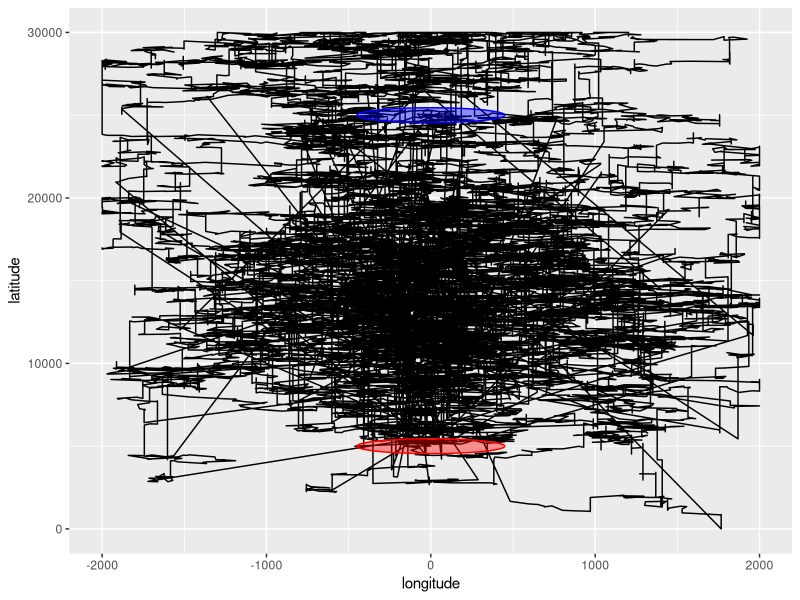
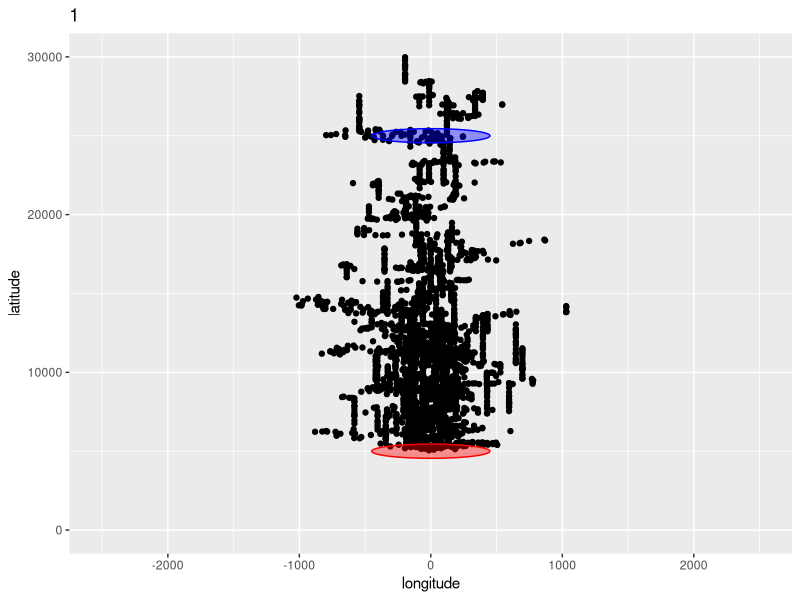
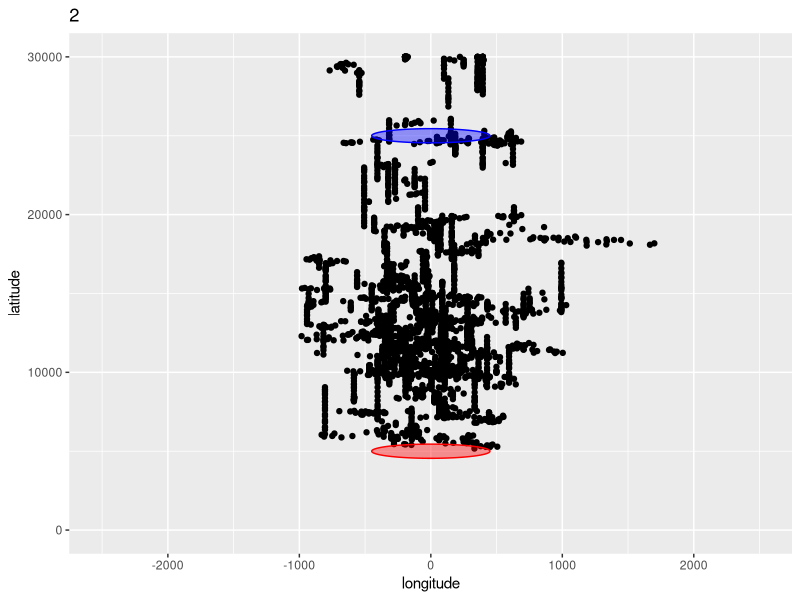
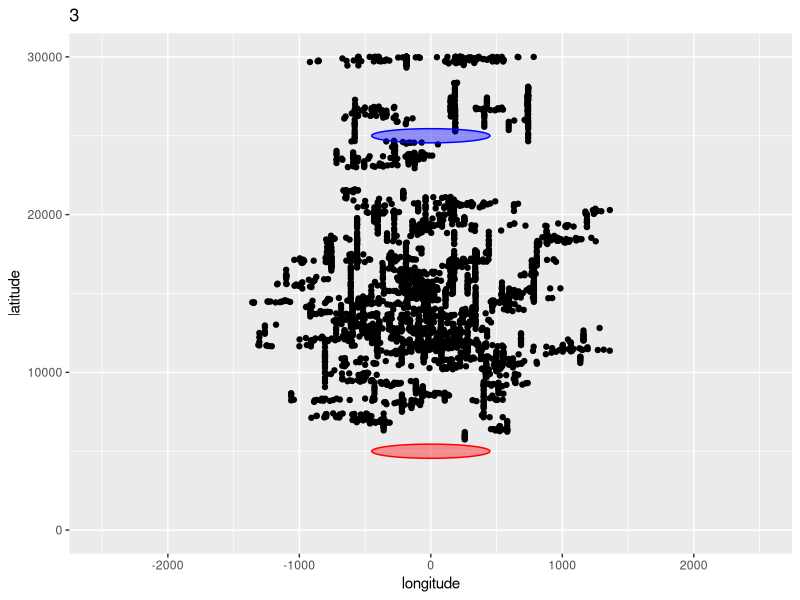
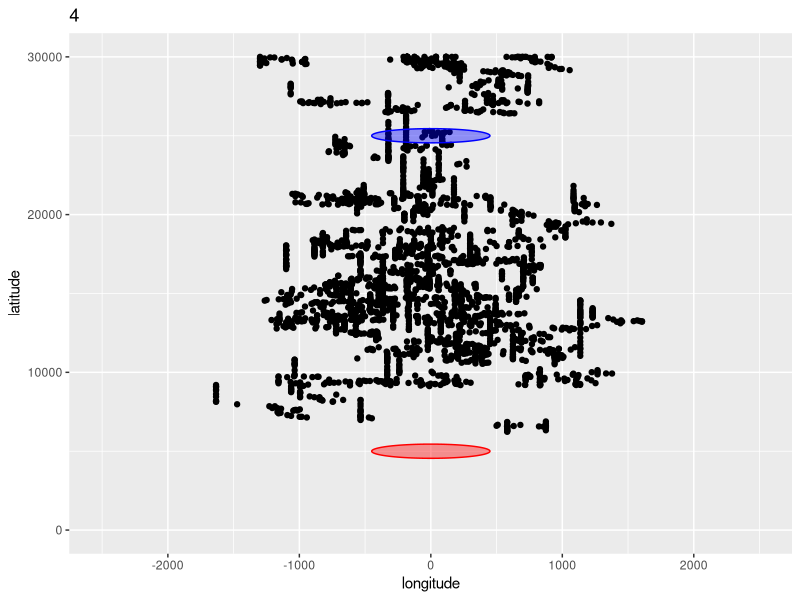
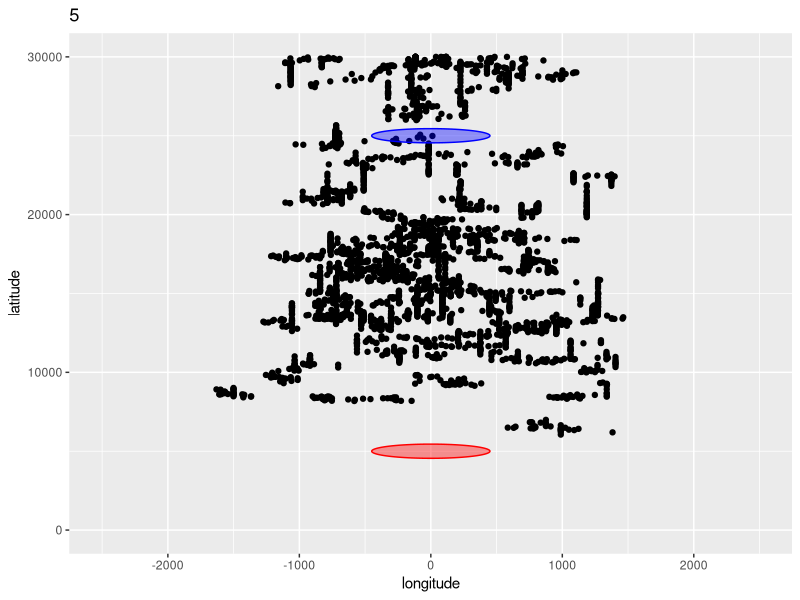
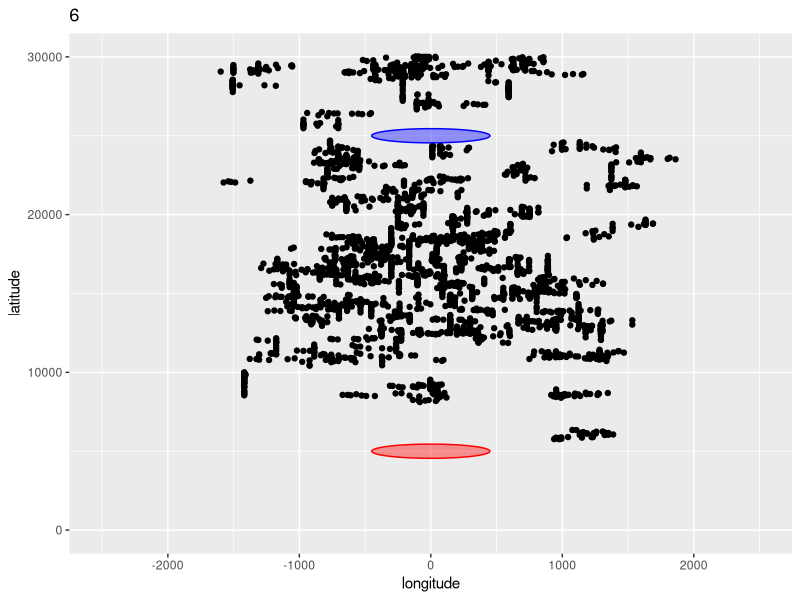
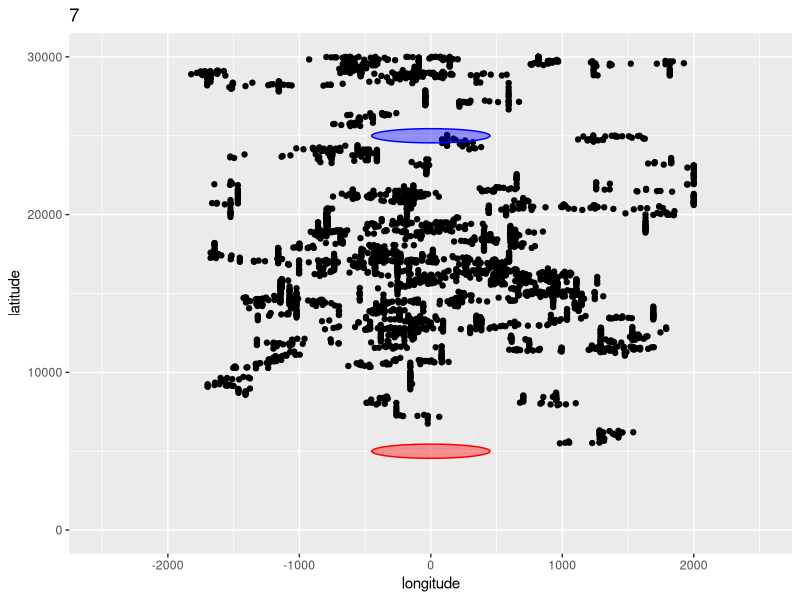

R code for these plots, in order: (Note: this script raises an error after producing the figures.)


library(tidyverse)
library(lubridate)
library(patchwork)
rm(list = ls())

## years, individuals, days, and timesteps
n.years <- 1 # number years to simulate
n.ind <- 100 # number of individuals to simulate
n.days <- 365 # days in year
increment.days <- 60*60*24 # daily increment for each step 
sdt <- "2023-01-01 00:00:00" # start time for timekeeping

## probabilities defining movement
pr <- 0.1 # probability of behavioral state switching
pr_n <- seq(0.9, 0.1, length.out = 12) # month-by-month probabilities of northward vs. southward resource pull

## hydrophone locations
h1_lat <- 5000
h1_lon <- 0
h2_lat <- 25000
h2_lon <- 0

## initial condition bounds
lon_min <- -200
lon_max <- 200
pr2a <- 0.1
pr2b <- 0.3
# south initial conditions
lat_min_s <- 5000
lat_max_s <- 12500
# mid initial conditions
lat_min_m <- 12500
lat_max_m <- 20000
# north initial conditions
lat_min_n <- 20000
lat_max_n <- 27500

## arena boundaries
long_bound_max <- 2000
long_bound_min <- long_bound_max*(-1)
lat_bound_max <- 30000
lat_bound_min <- 0

## set up dfs for detection % by month at each hydrophone
h1_perc <- data.frame(matrix(0,12*n.years,3))
h2_perc <- data.frame(matrix(0,12*n.years,3))
colnames(h1_perc) <- c("yr","month","perc")
colnames(h2_perc) <- c("yr","month","perc")
detection_range <- 450

##### LOOP THROUGH YEARS #####
for (y in 1:n.years) {
  
  ## initialize behavioral state and agent position data frames for the given year
  state.df <- data.frame(matrix(0,n.ind*n.days,4))
  colnames(state.df) <- c("id","step","value","state")
  agent.df <- data.frame(matrix(0,n.ind*n.days,10))
  colnames(agent.df) <- c("yr","month","id","datetime","step","longitude","latitude","heading","dist_h1","dist_h2")
  class(agent.df$datetime) <- 'POSIXct'
  
  ##### LOOP THROUGH INDIVIDUALS FOR EACH YEAR #####
  for (i in 1:n.ind) {
    
    ##### LOOP THROUGH DAYS FOR EACH INDIVIDUAL #####
    for (d in 1:n.days) {
      ## progress tracker
      print(paste('year:',y,'|| individual:',i,'|| day:',d))
      ## index placeholder 
      k <- (i-1)*n.days + d
      
      ##### calculate agent information for the given day
      ## if day 1 of year 1:
      if (y == 1 & d == 1) {
        ## auxiliary information
        agent.df$datetime[k] <- as.POSIXct(strptime(sdt, "%Y-%m-%d %H:%M:%S") + (d-1)*increment.days)
        agent.df$yr[k] <- y
        agent.df$month[k] <- month(agent.df$datetime[k])
        agent.df$id[k] <- i
        agent.df$step[k] <- d
        ## behavioral state
        state.df$id[k] <- i
        state.df$step[k] <- d
        rand <- runif(1,0,1)
        if (rand >= 0.5) {
          state.df$value[k] <- rand
          state.df$state[k] <- 'Forage'
        } else {
          state.df$value[k] <- rand
          state.df$state[k] <- 'Search'
        }
        ## position
        agent.df$longitude[k] <- runif(1,lon_min,lon_max)
        x <- runif(1,0,1)
        if (x < pr2a) {
          agent.df$latitude[k] <- runif(1,lat_min_n,lat_max_n)
        } else if (x < pr2b & x > pr2a) {
          agent.df$latitude[k] <- runif(1,lat_min_m,lat_max_m)
        } else {
          agent.df$latitude[k] <- runif(1,lat_min_s,lat_max_s)
        }
      
        ## heading
        agent.df$heading[k] <- runif(1,0.0001,360)
        ## distances from hydrophones
        agent.df$dist_h1[k] <- sqrt((h1_lat - agent.df$latitude[k])^2 + (h1_lon - agent.df$longitude[k])^2)
        agent.df$dist_h2[k] <- sqrt((h2_lat - agent.df$latitude[k])^2 + (h2_lon - agent.df$longitude[k])^2)
      } 
      
      ## if day 1 but year > 1:
      else if (y > 1 & d == 1) {
        ## get info from day 365 of the previous year for the present individual
        old.state <- state.lastyear %>% filter(id == i)
        old.agent <- agent.lastyear %>% filter(id == i)
        ## auxiliary information
        agent.df$datetime[k] <- as.POSIXct(strptime(sdt, "%Y-%m-%d %H:%M:%S") + (d-1)*increment.days)
        agent.df$yr[k] <- y
        agent.df$month[k] <- month(agent.df$datetime[k])
        agent.df$id[k] <- i
        agent.df$step[k] <- d
        ## behavioral state
        state.df$id[k] <- i
        state.df$step[k] <- d
        prev.state <- old.state$state[1]
        rand <- runif(1,0,1)
        if (rand >= pr && prev.state == 'Forage' ) {
          state.df$value[k] <- rand
          state.df$state[k] <- 'Forage'
        } else if (rand < pr && prev.state == 'Forage') {
          state.df$value[k] <- rand
          state.df$state[k] <- 'Search'
        } else if (rand >= pr && prev.state == 'Search') {
          state.df$value[k] <- rand
          state.df$state[k] <- 'Search'
        } else if (rand < pr && prev.state == 'Search') {
          state.df$value[k] <- rand
          state.df$state[k] <- 'Forage'
        }
        ## position and heading
        if (state.df$state[k] == 'Forage') {
          step <- rgamma(1, shape = 2, rate = 2) * 100
          # Uniform distribution for direction during forage state
          agent.df$heading[k] <- runif(1,0.0001,360)
          # Determine the angle to perform trig
          angle <- 0 
          if (agent.df$heading[k] > 0 &&  agent.df$heading[k] <= 90) {
            angle <- (90 -  agent.df$heading[k])
          } else if (agent.df$heading[k] > 90 && agent.df$heading[k] <= 180) {
            angle <- (agent.df$heading[k] - 90)
          } else if (agent.df$heading[k] > 180 && agent.df$heading[k] <= 270) {
            angle <- (270 - agent.df$heading[k])
          } else {
            angle <- (agent.df$heading[k] - 270)
          }
          # Use sine to determine the movement in y (latitude)
          rad_y <- angle*0.0174532925
          y_change <- sin(rad_y)*step
          # Use cosine to determine the movement in x (longitude)
          rad_x <- angle*0.0174532925
          x_change <- cos(rad_x)*step
          # Determine whether to add or subtract new value based on heading
          if (agent.df$heading[k] > 270 && agent.df$heading[k] <= 360 || agent.df$heading[k] > 0 && agent.df$heading[k] <= 90) {
            agent.df$latitude[k] <- old.agent$latitude[1] + y_change
          } else {
            agent.df$latitude[k] <- old.agent$latitude[1] - y_change
          }
          if (agent.df$heading[k] > 0 && agent.df$heading[k] <= 180) {
            agent.df$longitude[k] <- old.agent$longitude[1] + x_change
          } else {
            agent.df$longitude[k] <- old.agent$longitude[1] - x_change
          }
        } 
        else if (state.df$state[k] == 'Search') {
          step <- runif(1,0,300)
          # Use N-S search heading probabilities for search behavioral state
          n_s <- runif(1,0,1)
          if (n_s < pr_n[agent.df$month[k]]) {
            agent.df$heading[k] <- 0
          } else {
            agent.df$heading[k] <- 180
          }
          # Determine the angle to perform trig
          angle <- 0 
          if (agent.df$heading[k] > 0 && agent.df$heading[k] <= 90) {
          angle <- (90 - agent.df$heading[k])
          } else if (agent.df$heading[k] > 90 && agent.df$heading[k] <= 180) {
          angle <- (agent.df$heading[k] - 90)
          } else if (agent.df$heading[k] > 180 && agent.df$heading[k] <= 270) {
          angle <- (270 - agent.df$heading[k])
          } else {
          angle <- (agent.df$heading[k] - 270)
          }
          # Use sine to determine the movement in y (latitude)
          rad_y <- angle*0.0174532925
          y_change <- sin(rad_y)*step
          # x_change is zero for n-s resource tracking behavior
          x_change <- 0
          # new positions
          agent.df$longitude[k] <- old.agent$longitude[1] + x_change
          if (agent.df$heading[k] > 270 && agent.df$heading[k] <= 360 || agent.df$heading[k] >= 0 && agent.df$heading[k] <= 90) {
            agent.df$latitude[k] <- old.agent$latitude[1] + y_change
          } else {
            agent.df$latitude[k] <- old.agent$latitude[1] - y_change
          }
        }
        ## keep position within arena
        if (agent.df$longitude[k] > long_bound_max) {
          agent.df$longitude[k] <- long_bound_max
        } 
        else if (agent.df$longitude[k] < long_bound_min) {
          agent.df$longitude[k] <- long_bound_min
        } else {
          agent.df$longitude[k] <- agent.df$longitude[k]
        }
        if (agent.df$latitude[k] > lat_bound_max) {
          agent.df$latitude[k] <- lat_bound_max
        } 
        else if (agent.df$latitude[k] < lat_bound_min) {
          agent.df$latitude[k] <- lat_bound_min
        } 
        ## distances from hydrophones
        agent.df$dist_h1[k] <- sqrt((h1_lat - agent.df$latitude[k])^2 + (h1_lon - agent.df$longitude[k])^2)
        agent.df$dist_h2[k] <- sqrt((h2_lat - agent.df$latitude[k])^2 + (h2_lon - agent.df$longitude[k])^2)
      }
      
      ## for all other days:
      else {
        ## auxiliary information
        agent.df$datetime[k] <- as.POSIXct(strptime(sdt, "%Y-%m-%d %H:%M:%S") + (d-1)*increment.days)
        agent.df$yr[k] <- y
        agent.df$month[k] <- month(agent.df$datetime[k])
        agent.df$id[k] <- i
        agent.df$step[k] <- d
        ## behavioral state
        state.df$id[k] <- i
        state.df$step[k] <- d
        prev.state <- state.df$state[k-1]
        rand <- runif(1,0,1)
        if (rand >= pr && prev.state == 'Forage' ) {
          state.df$value[k] <- rand
          state.df$state[k] <- 'Forage'
        } else if (rand < pr && prev.state == 'Forage') {
          state.df$value[k] <- rand
          state.df$state[k] <- 'Search'
        } else if (rand >= pr && prev.state == 'Search') {
          state.df$value[k] <- rand
          state.df$state[k] <- 'Search'
        } else if (rand < pr && prev.state == 'Search') {
          state.df$value[k] <- rand
          state.df$state[k] <- 'Forage'
        }
        ## position and heading
        if (state.df$state[k] == 'Forage') {
          step <- rgamma(1, shape = 2, rate = 2) * 100
          # Uniform distribution for direction during forage state
          agent.df$heading[k] <- runif(1,0.0001,360)
          # Determine the angle to perform trig
          angle <- 0 
          if (agent.df$heading[k] > 0 &&  agent.df$heading[k] <= 90) {
            angle <- (90 -  agent.df$heading[k])
          } else if (agent.df$heading[k] > 90 && agent.df$heading[k] <= 180) {
            angle <- (agent.df$heading[k] - 90)
          } else if (agent.df$heading[k] > 180 && agent.df$heading[k] <= 270) {
            angle <- (270 - agent.df$heading[k])
          } else {
            angle <- (agent.df$heading[k] - 270)
          }
          # Use sine to determine the movement in y (latitude)
          rad_y <- angle*0.0174532925
          y_change <- sin(rad_y)*step
          # Use cosine to determine the movement in x (longitude)
          rad_x <- angle*0.0174532925
          x_change <- cos(rad_x)*step
          # Determine whether to add or subtract new value based on heading
          if (agent.df$heading[k] > 270 && agent.df$heading[k] <= 360 || agent.df$heading[k] > 0 && agent.df$heading[k] <= 90) {
            agent.df$latitude[k] <- agent.df$latitude[k-1] + y_change
          } else {
            agent.df$latitude[k] <- agent.df$latitude[k-1] - y_change
          }
          if (agent.df$heading[k] > 0 && agent.df$heading[k] <= 180) {
            agent.df$longitude[k] <- agent.df$longitude[k-1] + x_change
          } else {
            agent.df$longitude[k] <- agent.df$longitude[k-1] - x_change
          }
        } 
        else if (state.df$state[k] == 'Search') {
          step <- runif(1,0,300)
          # Use N-S search heading probabilities for search behavioral state
          n_s <- runif(1,0,1)
          if (n_s < pr_n[agent.df$month[k]]) {
            agent.df$heading[k] <- 0
          } else {
            agent.df$heading[k] <- 180
          }
          # Determine the angle to perform trig
          angle <- 0 
          if (agent.df$heading[k] > 0 && agent.df$heading[k] <= 90) {
            angle <- (90 - agent.df$heading[k])
          } else if (agent.df$heading[k] > 90 && agent.df$heading[k] <= 180) {
            angle <- (agent.df$heading[k] - 90)
          } else if (agent.df$heading[k] > 180 && agent.df$heading[k] <= 270) {
            angle <- (270 - agent.df$heading[k])
          } else {
            angle <- (agent.df$heading[k] - 270)
          }
          # Use sine to determine the movement in y (latitude)
          rad_y <- angle*0.0174532925
          y_change <- sin(rad_y)*step
          # x_change is zero for n-s resource tracking behavior
          x_change <- 0
          # new positions
          agent.df$longitude[k] <- agent.df$longitude[k-1] + x_change
          if (agent.df$heading[k] > 270 && agent.df$heading[k] <= 360 || agent.df$heading[k] >= 0 && agent.df$heading[k] <= 90) {
            agent.df$latitude[k] <- agent.df$latitude[k-1] + y_change
          } else {
            agent.df$latitude[k] <- agent.df$latitude[k-1] - y_change
          }
        }
        ## keep position within arena
        if (agent.df$longitude[k] > long_bound_max) {
          agent.df$longitude[k] <- long_bound_max
        } 
        else if (agent.df$longitude[k] < long_bound_min) {
          agent.df$longitude[k] <- long_bound_min
        } 
        if (agent.df$latitude[k] > lat_bound_max) {
          agent.df$latitude[k] <- lat_bound_max
        } 
        else if (agent.df$latitude[k] < lat_bound_min) {
          agent.df$latitude[k] <- lat_bound_min
        } 
        ## distances from hydrophones
        agent.df$dist_h1[k] <- sqrt((h1_lat - agent.df$latitude[k])^2 + (h1_lon - agent.df$longitude[k])^2)
        agent.df$dist_h2[k] <- sqrt((h2_lat - agent.df$latitude[k])^2 + (h2_lon - agent.df$longitude[k])^2)
      }
    }
    
    ## If final day of year and final individual: 
    ## (1) calculate % of days w/ clicks present at each hydrophone for each month of year
    ## (2) store each agent's information from day 365 for calculating day 1 info next year
    ## (3) clear agent.df and state.df dataframes (but keep for vis if final year of model run)
    if (d == n.days & i == n.ind) {
      print(paste('calculating monthly % presence for year',y))
      for (m in 1:12) {
        # index placeholder
        kk <- (y-1)*12 + m
        # filter to current month
        dm <- agent.df %>% filter(month == m & yr == y)
        # daily presence vs. absence dfs for each hydrophone in present month
        h1_pres <- data.frame(matrix(0,length(dm$step)/n.ind,1))
        colnames(h1_pres) <- "yn"
        h2_pres <- data.frame(matrix(0,length(dm$step)/n.ind,1))
        colnames(h2_pres) <- "yn"
        for (dd in min(dm$step):max(dm$step)) {
          dm_day <- dm %>% filter(step == dd)
          if (any(dm_day$dist_h1 < detection_range)) {
            h1_pres$yn[dd-min(dm$step)+1] <- 1
          } else {
            h1_pres$yn[dd-min(dm$step)+1] <- 0
          }
          if (any(dm_day$dist_h2 < detection_range)) {
            h2_pres$yn[dd-min(dm$step)+1] <- 1
          } else {
            h2_pres$yn[dd-min(dm$step)+1] <- 0
          }
        }
        # hydrophone 1 monthly values
        h1_perc$yr[kk] <- y
        h1_perc$month[kk] <- m
        h1_perc$perc[kk] <- (sum(h1_pres$yn)/length(h1_pres$yn))*100
        # hydrophone 2 monthly values
        h2_perc$yr[kk] <- y
        h2_perc$month[kk] <- m
        h2_perc$perc[kk] <- (sum(h2_pres$yn)/length(h2_pres$yn))*100
      }
      
      ## quick plot check
      # print(ggplot(agent.df, aes(x=longitude, y = latitude)) + 
      #   geom_path() +
      #   annotate(geom = "text", x = agent.df$longitude[1], y = agent.df$latitude[1], label = "*", size = 8) +
      #   annotate(geom = "text", x = agent.df$longitude[182], y = agent.df$latitude[182], label = "^", size = 8) +
      #   annotate(geom = "text", x = agent.df$longitude[365], y = agent.df$latitude[365], label = "+", size = 8) +
      #   annotate("polygon",
      #            x=h1_lon + detection_range*cos(seq(0,2*pi,length.out=100)),
      #            y=h1_lat + detection_range*sin(seq(0,2*pi,length.out=100)),
      #            color = "red", fill = "red", alpha=0.4) +
      #   annotate("polygon",
      #            x=h2_lon + detection_range*cos(seq(0,2*pi,length.out=100)),
      #            y=h2_lat + detection_range*sin(seq(0,2*pi,length.out=100)),
      #            color = "blue", fill = "blue", alpha=0.4) +
      #   xlim(c(-20000,20000)) +
      #   ylim(c(-5000,35000)) +
      #   ggtitle(paste('Year',y))
      #   )
      #  print(ggplot(agent.df, aes(x=step,y=heading)) + geom_point() +
      #          ggtitle(paste('Year',y)))   
      
      ## store last year info and clear some variables 
      if (y < n.years) {
        state.lastyear <- state.df %>% filter(step == n.days)
        agent.lastyear <- agent.df %>% filter(step == n.days)
        rm(state.df, agent.df, h1_pres, h2_pres)
      }
    }
  }
}


########### DIAGNOSTIC PLOTS ######################
ggplot(agent.df, aes(x=longitude, y = latitude)) +
  geom_path() +
  annotate("polygon",
           x=h1_lon + detection_range*cos(seq(0,2*pi,length.out=100)),
           y=h1_lat + detection_range*sin(seq(0,2*pi,length.out=100)),
           color = "red", fill = "red", alpha=0.4) +
  annotate("polygon",
           x=h2_lon + detection_range*cos(seq(0,2*pi,length.out=100)),
           y=h2_lat + detection_range*sin(seq(0,2*pi,length.out=100)),
           color = "blue", fill = "blue", alpha=0.4) 
for (m in 1:12) {
a <- agent.df %>% filter(month == m)
print(ggplot(a, aes(x=longitude, y = latitude)) +
  geom_point() +
  annotate("polygon",
           x=h1_lon + detection_range*cos(seq(0,2*pi,length.out=100)),
           y=h1_lat + detection_range*sin(seq(0,2*pi,length.out=100)),
           color = "red", fill = "red", alpha=0.4) +
  annotate("polygon",
           x=h2_lon + detection_range*cos(seq(0,2*pi,length.out=100)),
           y=h2_lat + detection_range*sin(seq(0,2*pi,length.out=100)),
           color = "blue", fill = "blue", alpha=0.4)  +
  xlim(c(-2500,2500)) +
  ylim(c(min(agent.df$latitude),max(agent.df$latitude))) +
  ggtitle(m))
}

# h1 <- h1_perc %>% filter(yr == 2)
# h2 <- h2_perc %>% filter(yr == 2)
# ggplot(h1, aes(x = month, y = perc)) + 
#   geom_point(color = "red") +
#   geom_point(data = h2, aes(x = month, y = perc), color = "blue")

h1 <- h1_perc %>% filter(yr > 1)
h2 <- h2_perc %>% filter(yr > 1)
pa <- ggplot(h1, aes(x = as.factor(month), y = perc)) + geom_boxplot(color = "red")
pb <- ggplot(h2, aes(x = as.factor(month), y = perc)) + geom_boxplot(color = "blue")
pa/pb

ggplot(agent.df, aes(x=step, y = latitude)) + geom_point(color = "black") +
  geom_hline(yintercept = h1_lat, color = "red") +
  geom_hline(yintercept = h2_lat, color = "blue") 

#ggplot(agent.df, aes(x=step, y = longitude)) + geom_point()

##### save files for later formal visualization
setwd("/Users/woestreich/Dropbox/Documents/MBARI_postdoc/cachalot_sims/")
write.csv(agent.df, file = "outputs/files/trackers_agentdf.csv",row.names = FALSE)
write.csv(h1_perc, file = "outputs/files/trackers_h1perc.csv",row.names = FALSE)
write.csv(h2_perc, file = "outputs/files/trackers_h2perc.csv",row.names = FALSE)


